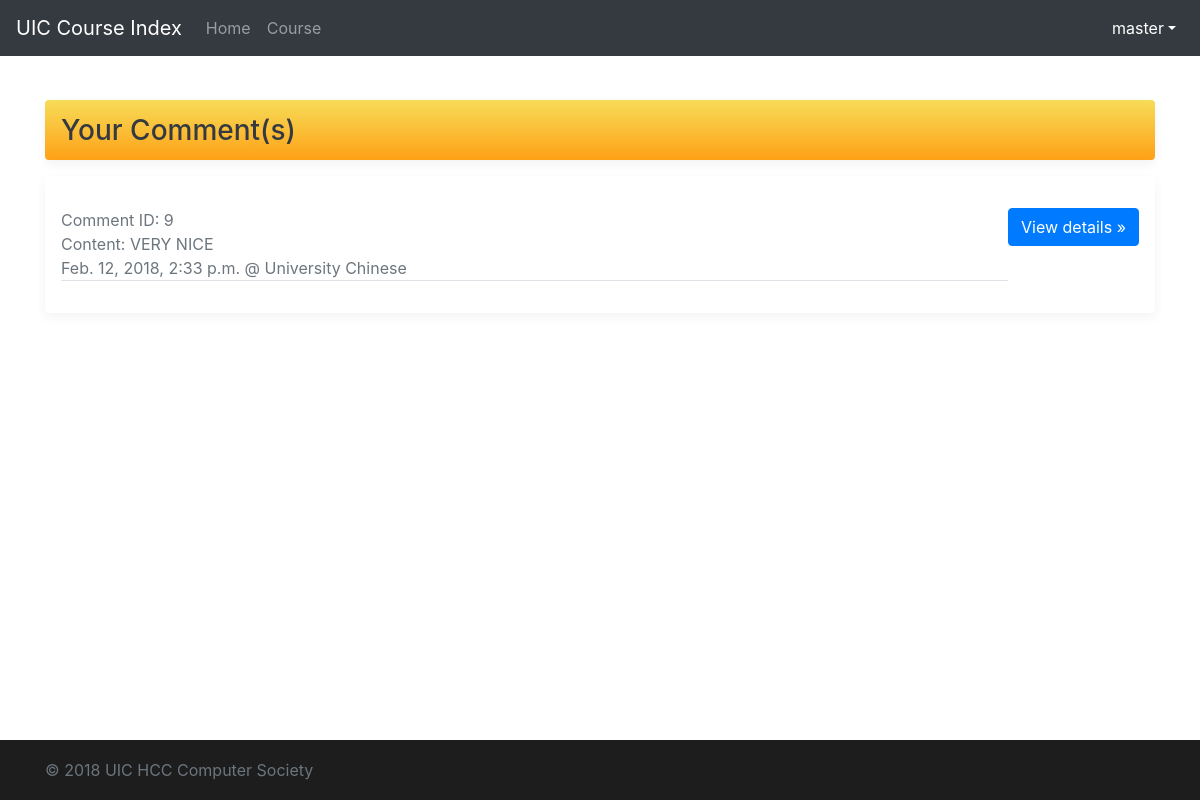
Before: /tools/comments/ (signed in) with the older database file.
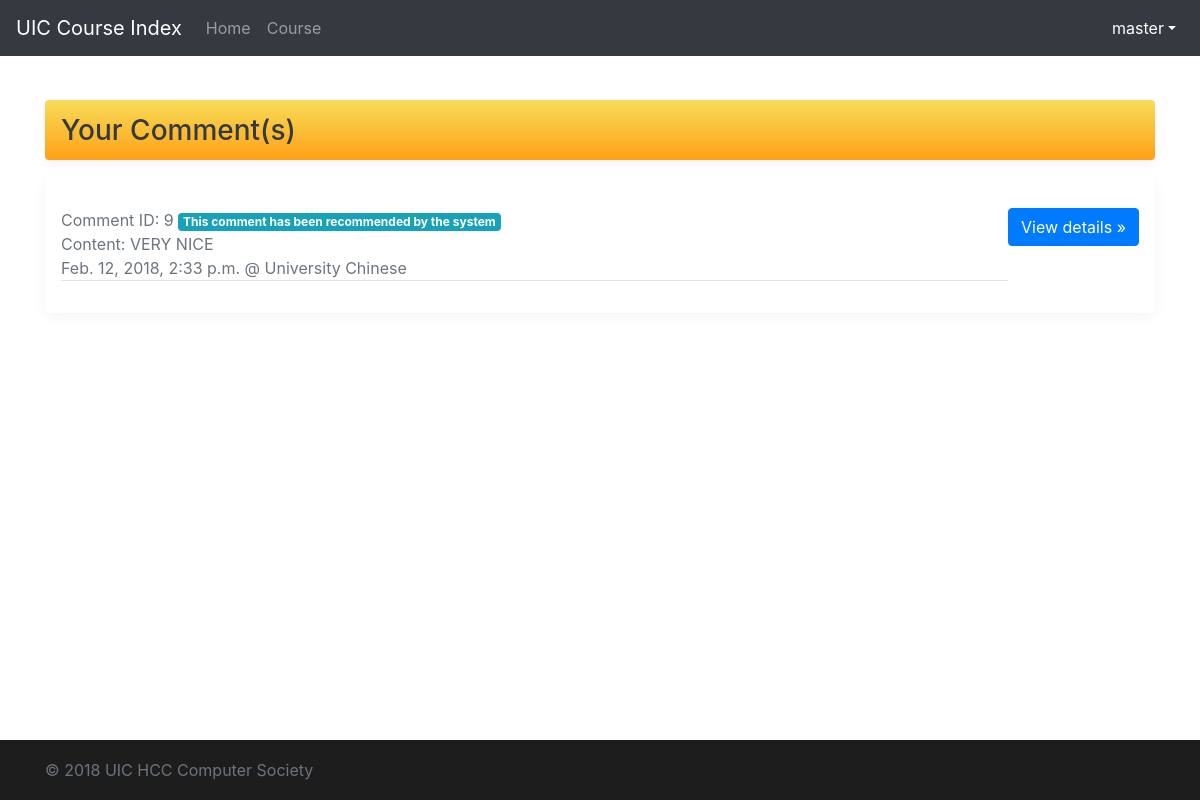
After: the same page with the newer database file.
### course/models.py (models this page shows, shortened)
class Comments(models.Model):
    course = models.ForeignKey(Course, on_delete=models.CASCADE)
    sender = models.ForeignKey(User, on_delete=models.CASCADE)
    pub_date = models.DateTimeField(auto_now_add=True)
    content = models.TextField()
    is_recommend = models.BooleanField(default=False)
    is_banned = models.BooleanField(default=False)
    up_vote = models.IntegerField(default=0)
    down_vote = models.IntegerField(default=0)
    pid = models.ForeignKey('self', blank=True, null=True, on_delete=models.DO_NOTHING)
    class Meta:
        ordering = ['up_vote', '-pub_date']

class Course(models.Model):
    UIC_DIVISION = (('DST', 'Division of Science and Technology'),
                    ('DBM', 'Division of Business and Management'),
                    ('DHSS', 'Division of Humanities and Social Sciences'),
                    ('DCC', 'Division of Culture and Creativity'),
                    ('ALL', 'All Division'))
    UIC_MAJOR = (
        ('DST', (
            ('FST', 'Food Science and Technology'),
            ('ENVS', 'Environmental Science'),
            ('APSY', 'Applied Psychology'),
            ('STAT', 'Statistics'),
            ('FM', 'Financial Mathematics'),
            ('CST', 'Computer Science and Technology'),
            ('DS', 'Data Science'),
            ('ALLDST', 'All DST Major')
        )),
        ('DBM', (
            ('ACCT', 'Accounting'),
            ('FIN', 'Finance'),
            ('AE', 'Applied Economics'),
            ('EBIS', 'e-Business Management and Information Systems'),
            ('MHR', 'Management of Human Resources'),
            ('MKT', 'Marketing Management'),
            ('EPIN', 'Entrepreneurship and Innovation'),
            ('ALLDBM', 'All DBM Major')
        )),
        ('DCC', (
            ('CCM', 'Culture, Creativity and Management'),
            ('CTV', 'Cinema and Television'),
            ('MAD', 'Media Arts and Design'),
            ('ALLDCC', 'All DCC Major')
        )),
        ('DHSS', (
            ('GIR', 'Government and International Relations'),
            ('SWSA', 'Social Work and Social Administration'),
            ('IJ', 'International Journalism'),
            ('PRA', 'Public Relations and Advertising'),
            ('ATS', 'Applied Translation Studies '),
            ('ELLS', 'English Language and Literature Studies'),
            ('ALLDHSS', 'All DHSS Major')
        )),
        ('ALL', 'ALL Major')
    )
    UIC_COURSE_CATEGORY = (
        ('BBAC', 'BBA (Hons) Core'),
        ('MR', 'Major Required'),
        ('ME', 'Major Elective'),
        ('GEC', 'General Education Core'),
        ('GED', 'General Education Distribution'),
        ('WPEX', 'Whole Person Education Experiential Learning Modules'),
        ('FE', 'Free Elective')
    )
    UIC_COURSE_UNITS = (
        (3, 'Three Units'),
        (1, 'One Unit')
    )
    course_name_en = models.CharField(max_length=128, null=True)
    course_name_cn = models.CharField(max_length=128, null=True)
    course_code = models.CharField(max_length=32, default='EMPY1003')
    course_units = models.IntegerField(default=3, choices=UIC_COURSE_UNITS)
    course_class = models.CharField(max_length=32, default='DEFAULT_CLASS')
    course_major = models.CharField(max_length=32, default='ALL', choices=UIC_MAJOR)
    course_division = models.CharField(max_length=32, default='ALL', choices=UIC_DIVISION)
    course_category = models.CharField(max_length=32, default='FE', choices=UIC_COURSE_CATEGORY)
    course_descriptions = models.TextField(null=True, default='To be added')
    course_pre_request = models.ForeignKey('self', blank=True, null=True, on_delete=models.DO_NOTHING)
    up_vote = models.IntegerField(default=0)
    down_vote = models.IntegerField(default=0)
    pub_date = models.DateTimeField(auto_now_add=True)
    update_time = models.DateTimeField(auto_now=True)
    view_times = models.IntegerField(default=0)
    def __str__(self):
        return self.course_name_en

### course/views.py (the view)
# urls.py: path('tools/comments/', views.view_comment, name='view_comment'),
def view_comment(request):
    if not request.user.is_authenticated:
        messages.add_message(request, messages.ERROR, 'Login required.')
        return redirect('/')
    else:
        comment = models.Comments.objects.filter(sender = request.user)
        return render(request, 'tools/allcomment.html', {'comments': comment})

### course/templates/tools/allcomment.html (shortened to what this page needs)
<!doctype html>
<html lang="en">
<head>
    <link href="https://cdn.bootcss.com/bootstrap/4.0.0/css/bootstrap.min.css" rel="stylesheet">
    {% load static %}
    <link href="{% static "course/css/login_page.css" %}" rel="stylesheet">
</head>
<body>
<header>
    <nav class="navbar navbar-expand-md navbar-dark fixed-top bg-dark">
        <a class="navbar-brand" href="{% url 'home_page' %}">UIC Course Index</a>
        <div class="collapse navbar-collapse" id="navbarCollapse">
            <ul class="navbar-nav mr-auto">
                <li class="nav-item">
                    <a class="nav-link" href="{% url 'home_page' %}">Home</a>
                </li>
                <li class="nav-item">
                    <a class="nav-link" href="{% url 'course_list' %}">Course</a>
                </li>
            </ul>
            <ul class="navbar-nav ml-auto">
                <li class="nav-item dropdown show">
                    <a class="nav-link dropdown-toggle" href="#" id="dropdown01" data-toggle="dropdown"
                       aria-haspopup="true" aria-expanded="true">{{ user.username }}</a>
                </li>
            </ul>
        </div>
    </nav>
</header>
<main role="main" class="container">
    <br>
    <div class="d-flex align-items-center p-3 my-3 text-white-50 lightyellow-yellow rounded box-shadow">
        <div class="lh-100" style="width: 100%;">
            <div class="d-flex justify-content-between align-items-center">
                <h3 class="mb-0 text-dark lh-100">Your Comment(s)
                </h3>
            </div>
        </div>
    </div>
    <div class="my-3 p-3 bg-white rounded box-shadow">
        {% for comment in comments %}
        <div class="media text-muted pt-3">
            <p class="media-body border-bottom border-gray">
                <span>Comment ID: {{ comment.id }}
                    {% if comment.is_recommend %}
                        <span class="badge badge-info">This comment has been recommended by the system</span>
                    {% endif %}
                </span><br>
                <span>Content: {{ comment.content }}</span><br>
                <span>{{ comment.pub_date }} @ {{ comment.course }}</span><br>
                <p><a href="{% url 'course_detail' comment.course.id %}" class="btn btn-primary">View details »</a></p>
            </p>
        </div>
        {% endfor %}
    </div>
</main>
<footer class="footer">
    <div class="container">
        <span class="text-muted">&copy; 2018 UIC HCC Computer Society</span>
    </div>
</footer>
{% load static %}
</body>
</html>

Changed rows visible on the page:
changed Comments "VERY NICE": now shows "This comment has been recommended by the system"
